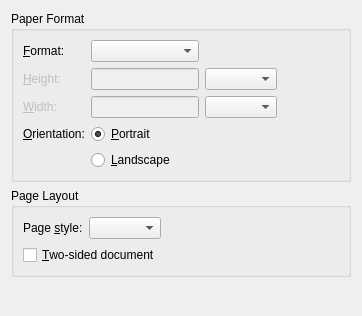
<?xml version="1.0" encoding="UTF-8"?>
<ui version="4.0">
 <class>PageLayoutUi</class>
 <widget class="QWidget" name="PageLayoutUi">
  <property name="geometry">
   <rect>
    <x>0</x>
    <y>0</y>
    <width>362</width>
    <height>316</height>
   </rect>
  </property>
  <property name="windowTitle">
   <string/>
  </property>
  <layout class="QGridLayout" name="gridLayout_3">
   <item row="0" column="0">
    <widget class="QGroupBox" name="paperFormatGB">
     <property name="title">
      <string>Paper Format</string>
     </property>
     <property name="flat">
      <bool>true</bool>
     </property>
     <layout class="QGridLayout" name="gridLayout">
      <item row="0" column="0">
       <widget class="QLabel" name="papersizeL">
        <property name="text">
         <string>&amp;Format:</string>
        </property>
        <property name="buddy">
         <cstring>papersizeCO</cstring>
        </property>
       </widget>
      </item>
      <item row="0" column="1">
       <widget class="QComboBox" name="papersizeCO">
        <property name="sizePolicy">
         <sizepolicy hsizetype="Expanding" vsizetype="Fixed">
          <horstretch>0</horstretch>
          <verstretch>0</verstretch>
         </sizepolicy>
        </property>
        <property name="toolTip">
         <string>Choose a particular paper size, or set your own with &quot;Custom&quot;</string>
        </property>
        <property name="inputMethodHints">
         <set>Qt::ImhFormattedNumbersOnly|Qt::ImhLatinOnly</set>
        </property>
        <property name="maxVisibleItems">
         <number>20</number>
        </property>
       </widget>
      </item>
      <item row="0" column="3">
       <spacer>
        <property name="orientation">
         <enum>Qt::Horizontal</enum>
        </property>
        <property name="sizeHint" stdset="0">
         <size>
          <width>43</width>
          <height>20</height>
         </size>
        </property>
       </spacer>
      </item>
      <item row="1" column="0">
       <widget class="QLabel" name="paperheightL">
        <property name="enabled">
         <bool>false</bool>
        </property>
        <property name="text">
         <string>&amp;Height:</string>
        </property>
        <property name="buddy">
         <cstring>paperheightLE</cstring>
        </property>
       </widget>
      </item>
      <item row="1" column="1">
       <widget class="QLineEdit" name="paperheightLE">
        <property name="enabled">
         <bool>false</bool>
        </property>
        <property name="sizePolicy">
         <sizepolicy hsizetype="Preferred" vsizetype="Fixed">
          <horstretch>0</horstretch>
          <verstretch>0</verstretch>
         </sizepolicy>
        </property>
        <property name="inputMethodHints">
         <set>Qt::ImhFormattedNumbersOnly</set>
        </property>
       </widget>
      </item>
      <item row="1" column="2">
       <widget class="lyx::frontend::LengthCombo" name="paperheightUnitCO">
        <property name="inputMethodHints">
         <set>Qt::ImhFormattedNumbersOnly|Qt::ImhLatinOnly</set>
        </property>
       </widget>
      </item>
      <item row="2" column="0">
       <widget class="QLabel" name="paperwidthL">
        <property name="enabled">
         <bool>false</bool>
        </property>
        <property name="text">
         <string>&amp;Width:</string>
        </property>
        <property name="buddy">
         <cstring>paperwidthLE</cstring>
        </property>
       </widget>
      </item>
      <item row="2" column="1">
       <widget class="QLineEdit" name="paperwidthLE">
        <property name="enabled">
         <bool>false</bool>
        </property>
        <property name="sizePolicy">
         <sizepolicy hsizetype="Preferred" vsizetype="Fixed">
          <horstretch>0</horstretch>
          <verstretch>0</verstretch>
         </sizepolicy>
        </property>
        <property name="inputMethodHints">
         <set>Qt::ImhFormattedNumbersOnly</set>
        </property>
       </widget>
      </item>
      <item row="2" column="2">
       <widget class="lyx::frontend::LengthCombo" name="paperwidthUnitCO">
        <property name="inputMethodHints">
         <set>Qt::ImhFormattedNumbersOnly|Qt::ImhLatinOnly</set>
        </property>
       </widget>
      </item>
      <item row="3" column="0">
       <widget class="QLabel" name="label_3">
        <property name="text">
         <string>&amp;Orientation:</string>
        </property>
        <property name="buddy">
         <cstring>portraitRB</cstring>
        </property>
       </widget>
      </item>
      <item row="3" column="1">
       <widget class="QRadioButton" name="portraitRB">
        <property name="text">
         <string>&amp;Portrait</string>
        </property>
        <property name="checked">
         <bool>true</bool>
        </property>
       </widget>
      </item>
      <item row="4" column="1">
       <widget class="QRadioButton" name="landscapeRB">
        <property name="text">
         <string>&amp;Landscape</string>
        </property>
       </widget>
      </item>
     </layout>
    </widget>
   </item>
   <item row="1" column="0">
    <widget class="QGroupBox" name="pageLayoutGB">
     <property name="sizePolicy">
      <sizepolicy hsizetype="Preferred" vsizetype="Preferred">
       <horstretch>0</horstretch>
       <verstretch>0</verstretch>
      </sizepolicy>
     </property>
     <property name="title">
      <string>Page Layout</string>
     </property>
     <property name="flat">
      <bool>true</bool>
     </property>
     <layout class="QGridLayout" name="gridLayout_2">
      <item row="0" column="0">
       <widget class="QLabel" name="pagestyleL">
        <property name="text">
         <string>Page &amp;style:</string>
        </property>
        <property name="buddy">
         <cstring>pagestyleCO</cstring>
        </property>
       </widget>
      </item>
      <item row="0" column="1" colspan="2">
       <widget class="QComboBox" name="pagestyleCO">
        <property name="sizePolicy">
         <sizepolicy hsizetype="Expanding" vsizetype="Fixed">
          <horstretch>0</horstretch>
          <verstretch>0</verstretch>
         </sizepolicy>
        </property>
        <property name="toolTip">
         <string>Style used for the page header and footer</string>
        </property>
        <property name="inputMethodHints">
         <set>Qt::ImhFormattedNumbersOnly|Qt::ImhLatinOnly</set>
        </property>
       </widget>
      </item>
      <item row="0" column="3">
       <spacer>
        <property name="orientation">
         <enum>Qt::Horizontal</enum>
        </property>
        <property name="sizeHint" stdset="0">
         <size>
          <width>168</width>
          <height>20</height>
         </size>
        </property>
       </spacer>
      </item>
      <item row="1" column="0" colspan="3">
       <widget class="QCheckBox" name="facingPagesCB">
        <property name="toolTip">
         <string>Lay out the page for double-sided printing</string>
        </property>
        <property name="text">
         <string>&amp;Two-sided document</string>
        </property>
       </widget>
      </item>
     </layout>
    </widget>
   </item>
   <item row="2" column="0">
    <spacer>
     <property name="orientation">
      <enum>Qt::Vertical</enum>
     </property>
     <property name="sizeType">
      <enum>QSizePolicy::Expanding</enum>
     </property>
     <property name="sizeHint" stdset="0">
      <size>
       <width>51</width>
       <height>131</height>
      </size>
     </property>
    </spacer>
   </item>
  </layout>
 </widget>
 <customwidgets>
  <customwidget>
   <class>lyx::frontend::LengthCombo</class>
   <extends>QComboBox</extends>
   <header>LengthCombo.h</header>
  </customwidget>
 </customwidgets>
 <tabstops>
  <tabstop>papersizeCO</tabstop>
  <tabstop>paperheightLE</tabstop>
  <tabstop>paperheightUnitCO</tabstop>
  <tabstop>paperwidthLE</tabstop>
  <tabstop>paperwidthUnitCO</tabstop>
  <tabstop>portraitRB</tabstop>
  <tabstop>landscapeRB</tabstop>
  <tabstop>pagestyleCO</tabstop>
  <tabstop>facingPagesCB</tabstop>
 </tabstops>
 <includes>
  <include location="local">qt_i18n.h</include>
 </includes>
 <resources/>
 <connections/>
</ui>
